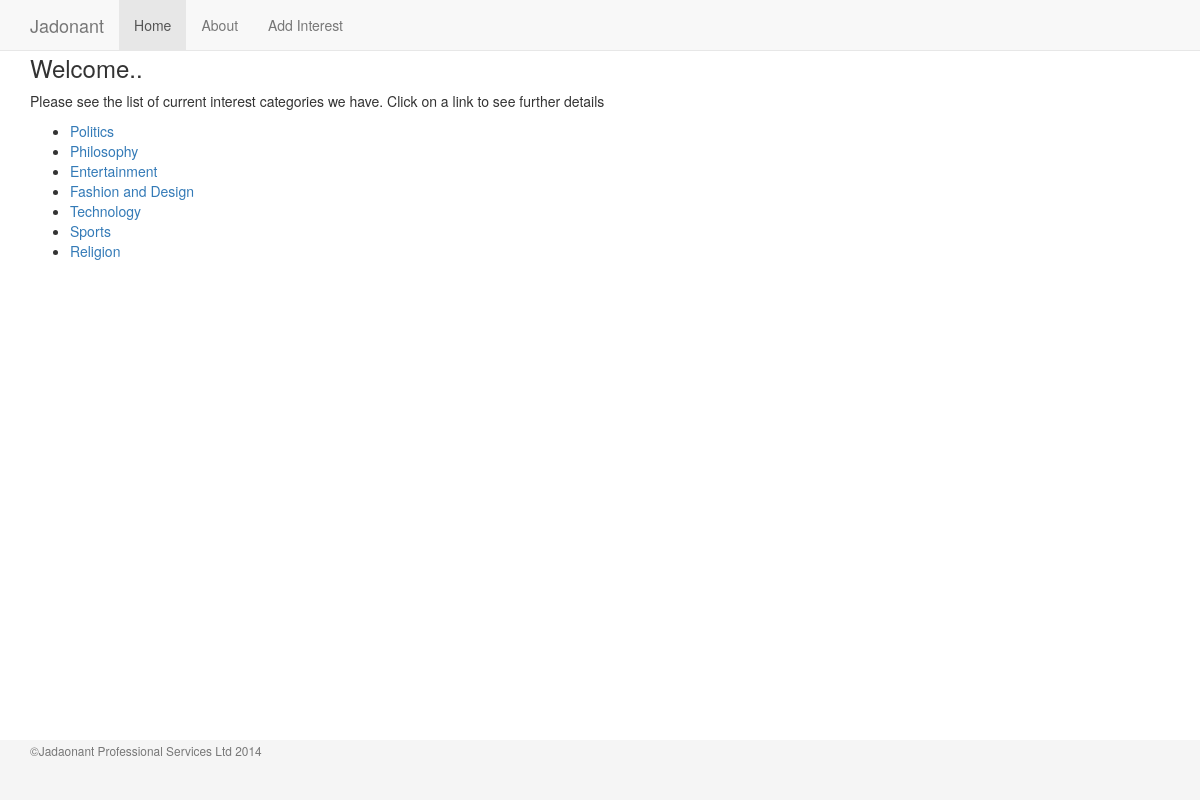
Page /home on the earlier database version.
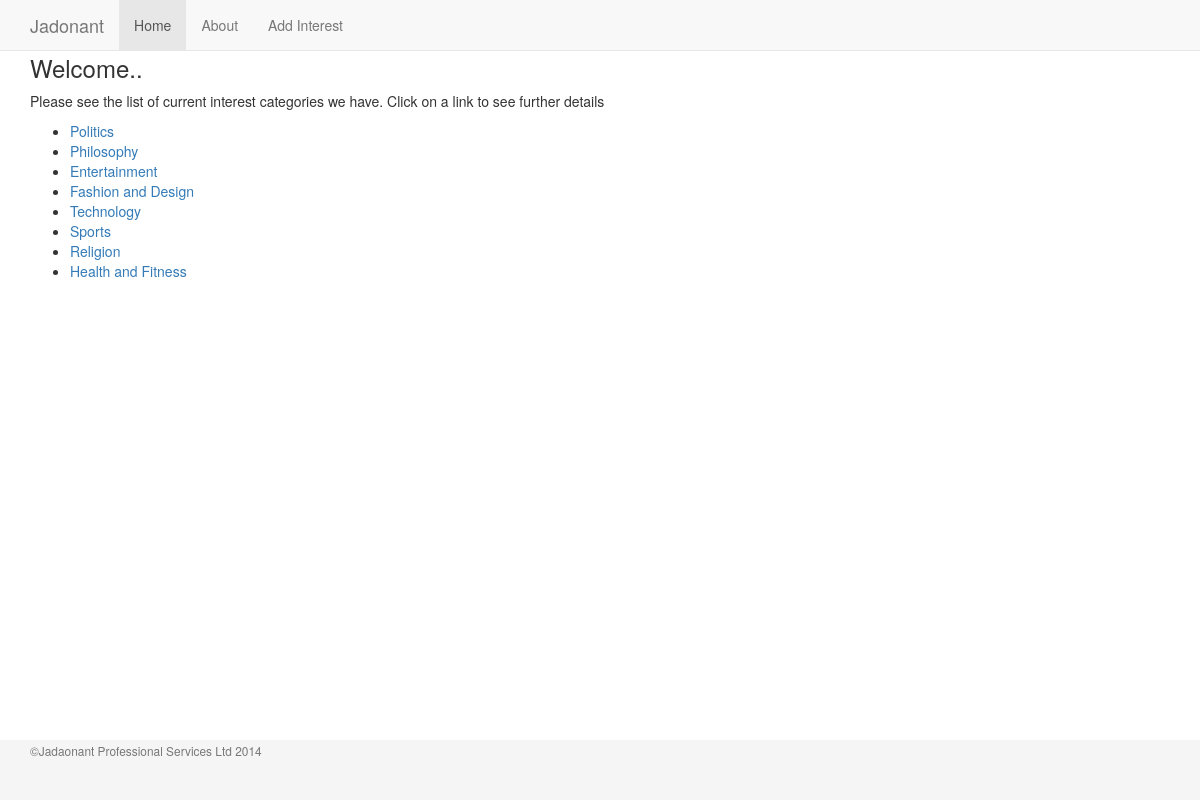
Same page on the later database version.
### app/models.py (models this page shows, shortened)
class Category(db.Model):
    __tablename__ = 'category'
    id = db.Column(db.Integer, db.Sequence('category_id'), primary_key=True)
    name = db.Column(db.String(50), unique=True)
    category_interests = db.relationship('Interests', backref = 'category', lazy = 'dynamic')

### app/views.py (the view)
@app.route('/')
@app.route('/home')
def home():
    category_list = db.session.query(Category).all()
    for category in category_list:
        category.url = encode_url(category.name)
    return render_template('home.html', title='Home', category=category_list)

### app/views.py (called while the page is built)
def encode_url(category_name):
    return urllib.quote(category_name)

@app.template_filter()
def get_current_year(*args):
    current_date = datetime.now()
    year = current_date.year
    return year

### app/templates/home.html
{% extends 'base1.html' %}
{% block content %}
<h3>Welcome..</h3>
<p>
    Please see the list of current interest categories we have. Click on a link to see further details
</p>
 <ul>
{% for cat in category %}
     <li><a href="/{{cat.url}}">{{cat.name}}</a></li>
{% endfor %}
</ul>
{% endblock %}

Differences in the rows shown:
added Category: name "Health and Fitness"
